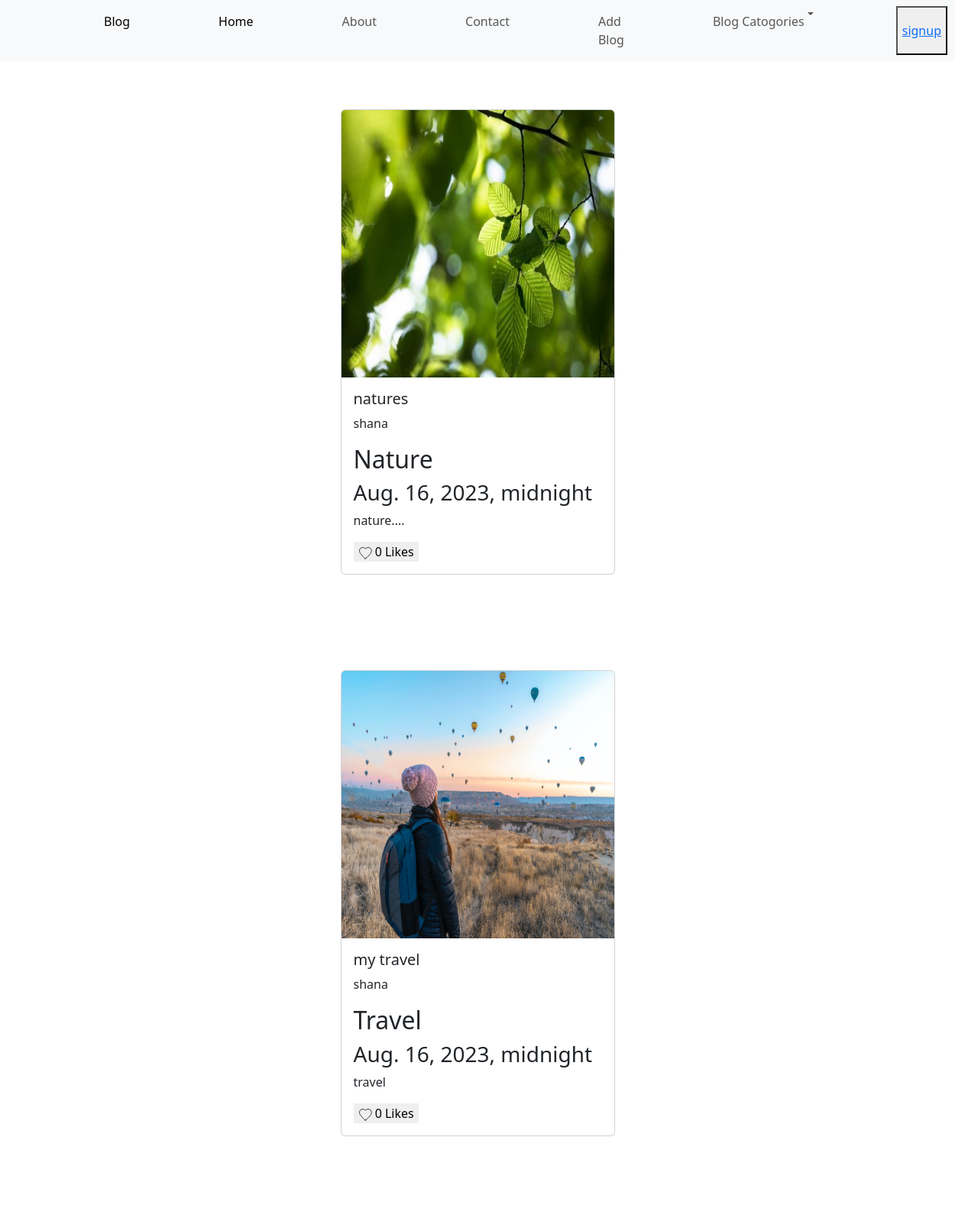
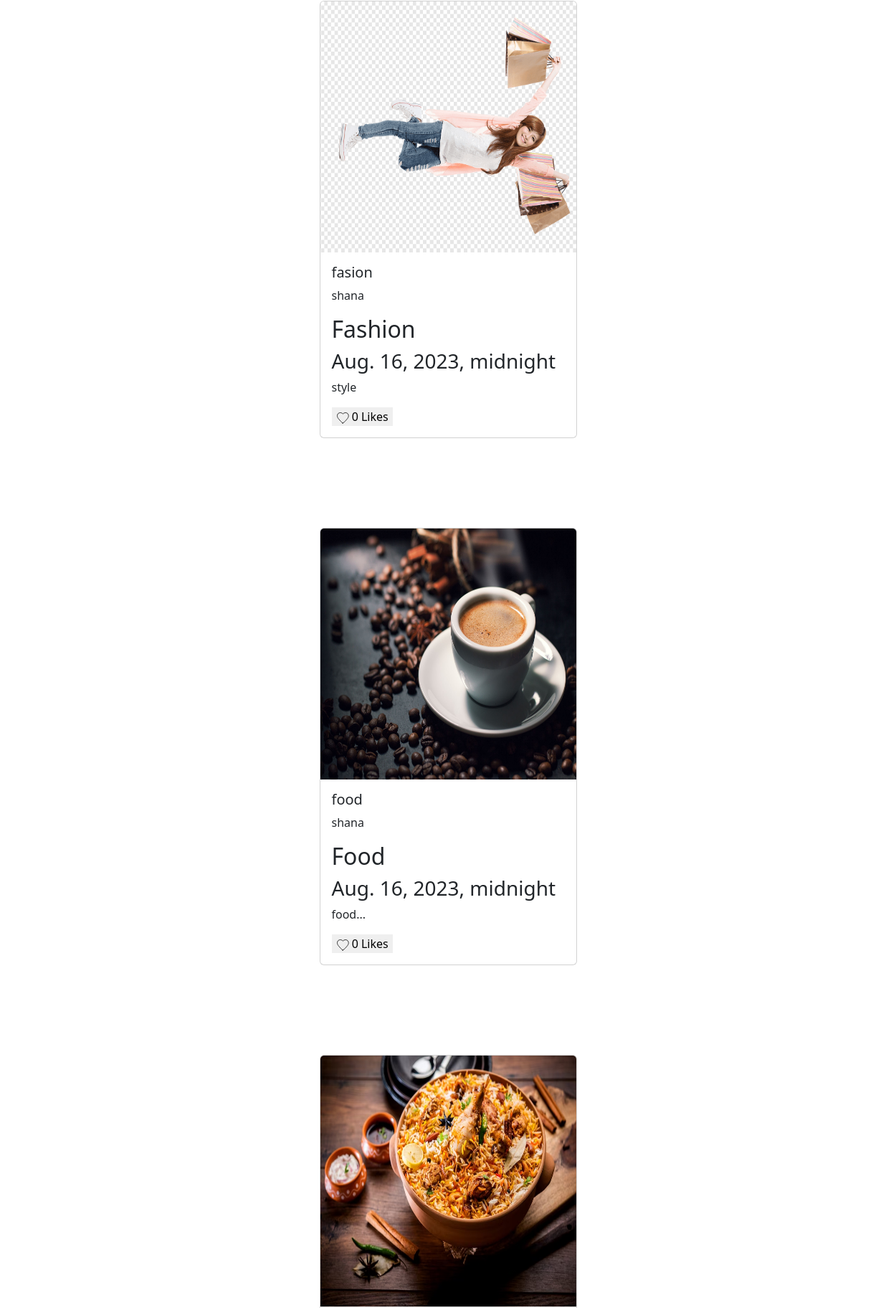
The page /view_blog (upper part) on the database its author committed (2 pictures, top to bottom).
### blog_app/models.py (models this page shows)
class Bloglist(models.Model):
    Blog_id=models.AutoField(primary_key=True)
    Author_name=models.CharField(max_length=200)
    Publish_date=models.DateTimeField()
    Blog_category=models.CharField(choices=CATEGORY_CHOICES,max_length=200 ,default='SO')
    Blog_title=models.CharField(max_length=400)
    Blog_caption=models.CharField(max_length=500)
    Blog_image=models.ImageField(upload_to="blogs",null=True,blank=True)
    likes=models.ManyToManyField(User,related_name="like_blog",blank=True)
    def total_likes(self):
        return self.likes.count()

### blog_app/views.py (the view)
# urls.py: path('view_blog',views.view_blog,name='view_blog'),
def view_blog(request):
    blogs=Bloglist.objects.all().order_by("-Publish_date")
    p=Paginator(blogs,5)
    page_number=request.GET.get("page")
    try:
        page_obj=p.get_page(page_number)
    except PageNotAnInteger:
        page_obj=p.page(1)
    except EmptyPage:
        page_obj=p.page(p.num_pages)
    return render(request,"viewblogs.html",{"page_obj":page_obj})

### templates/viewblogs.html (shortened to what this page needs)
{% extends "home.html" %}
  {%block content%}
    {%for blog in page_obj.object_list%}
    <div class="row row-cols-1 row-cols-md-3 g-4" style=" display: flex; justify-content: center; flex-wrap: wrap; padding: 5vw;">
      <div class="col">
        <div class="card h-100">
          {%if blog.Blog_image%}
          <img src="{{blog.Blog_image.url}}" class="card-img-top"
            alt="Hollywood Sign on The Hill" height="350px" width="600px"/>
            {%endif%}
          <div class="card-body">
            <h5 class="card-title">{{blog.Blog_title}}</h5>
        <p>{{blog.Author_name}}</p>
        <h2>{{blog.Blog_category}}</h2>
        <h3>{{blog.Publish_date}}</h3>
        <p class="card-text">
          {{blog.Blog_caption}}</p>
          <form method="post" action="{%url 'like' Blog_id=blog.Blog_id%}">
            <button type="submit" style="border: none;" class="like-button">
                <svg class="heart-icon {% if user in blog.likes.all %}liked{% endif %}"
                    xmlns="http://www.w3.org/2000/svg" viewBox="0 0 24 24"
                    fill="{% if user in blog.likes.all %}red{% else %}none{% endif %}" width="18"
                    height="18" stroke="black" stroke-width="1" stroke-linecap="round"
                    stroke-linejoin="round">
                    <path
                        d="M12 21.35l-1.65-1.49C4.74 14.04 2 11.22 2 7.77 2 4.42 4.42 2 7.77 2c1.93 0 3.68.91 4.77 2.34A5.978 5.978 0 0 1 17.23 2C20.58 2 23 4.42 23 7.77c0 3.45-2.74 6.27-8.35 12.09L12 21.35z" />
                </svg>
                {{ blog.total_likes }} Likes
            </button>
        </form>
          </div>
        </div>
      </div>
    </div>
      {%endfor%}
      {%endblock%}

### rows shown on the page
Bloglist: Blog_image (picture), Blog_title "natures", Author_name "shana", Blog_category "Nature", Publish_date "Aug. 16, 2023, midnight", Blog_caption "nature....", total_likes "0"
Bloglist: Blog_image (picture), Blog_title "my travel", Author_name "shana", Blog_category "Travel", Publish_date "Aug. 16, 2023, midnight", Blog_caption "travel", total_likes "0"
Bloglist: Blog_image (picture), Blog_title "fasion", Author_name "shana", Blog_category "Fashion", Publish_date "Aug. 16, 2023, midnight", Blog_caption "style", total_likes "0"
Bloglist: Blog_image (picture), Blog_title "food", Author_name "shana", Blog_category "Food", Publish_date "Aug. 16, 2023, midnight", Blog_caption "food...", total_likes "0"
Bloglist: Blog_image (picture)
